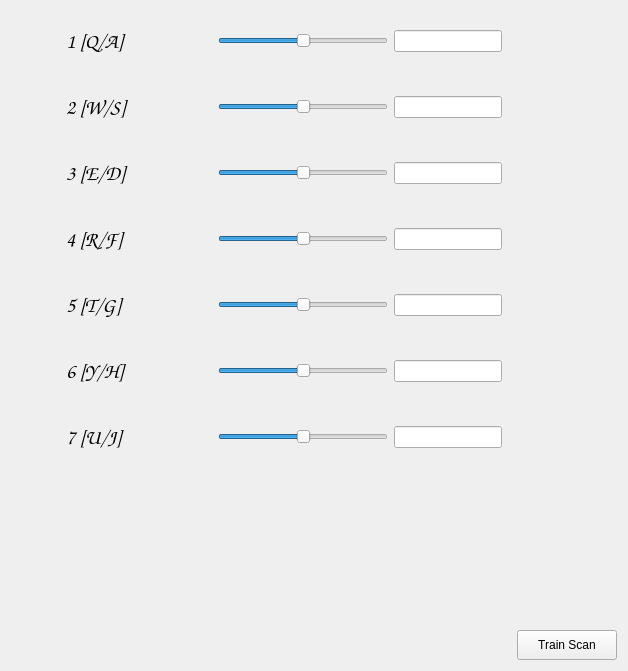
      <widget class="QWidget" name="tabTrains">
       <attribute name="title">
        <string>Trains</string>
       </attribute>
       <layout class="QFormLayout" name="formLayout_2">
        <item row="0" column="0">
         <widget class="QWidget" name="trWidget" native="true">
          <property name="minimumSize">
           <size>
            <width>500</width>
            <height>60</height>
           </size>
          </property>
          <property name="maximumSize">
           <size>
            <width>500</width>
            <height>60</height>
           </size>
          </property>
          <layout class="QHBoxLayout" name="horizontalLayout_10">
           <item>
            <widget class="QLabel" name="trImageLabel_1">
             <property name="minimumSize">
              <size>
               <width>40</width>
               <height>40</height>
              </size>
             </property>
             <property name="maximumSize">
              <size>
               <width>40</width>
               <height>40</height>
              </size>
             </property>
             <property name="text">
              <string/>
             </property>
             <property name="pixmap">
              <pixmap resource="res.qrc">:/imags/trains/tr1.png</pixmap>
             </property>
             <property name="scaledContents">
              <bool>true</bool>
             </property>
            </widget>
           </item>
           <item>
            <widget class="QLabel" name="trNrLabel">
             <property name="font">
              <font>
               <family>Comic Sans MS</family>
               <pointsize>16</pointsize>
              </font>
             </property>
             <property name="text">
              <string>1 [Q/A]</string>
             </property>
            </widget>
           </item>
           <item>
            <spacer name="horizontalSpacer_7">
             <property name="orientation">
              <enum>Qt::Horizontal</enum>
             </property>
             <property name="sizeHint" stdset="0">
              <size>
               <width>40</width>
               <height>20</height>
              </size>
             </property>
            </spacer>
           </item>
           <item>
            <widget class="QSlider" name="trVelocitySlider_1">
             <property name="minimumSize">
              <size>
               <width>170</width>
               <height>30</height>
              </size>
             </property>
             <property name="maximumSize">
              <size>
               <width>170</width>
               <height>30</height>
              </size>
             </property>
             <property name="minimum">
              <number>-15</number>
             </property>
             <property name="maximum">
              <number>15</number>
             </property>
             <property name="orientation">
              <enum>Qt::Horizontal</enum>
             </property>
            </widget>
           </item>
           <item>
            <widget class="QLineEdit" name="trDesLineEdit_1"/>
           </item>
          </layout>
         </widget>
        </item>
        <item row="1" column="0">
         <widget class="QWidget" name="trWidget_2" native="true">
          <property name="minimumSize">
           <size>
            <width>500</width>
            <height>60</height>
           </size>
          </property>
          <property name="maximumSize">
           <size>
            <width>500</width>
            <height>60</height>
           </size>
          </property>
          <layout class="QHBoxLayout" name="horizontalLayout_11">
           <item>
            <widget class="QLabel" name="trImageLabel_2">
             <property name="minimumSize">
              <size>
               <width>40</width>
               <height>40</height>
              </size>
             </property>
             <property name="maximumSize">
              <size>
               <width>40</width>
               <height>40</height>
              </size>
             </property>
             <property name="text">
              <string/>
             </property>
             <property name="pixmap">
              <pixmap resource="res.qrc">:/imags/trains/tr2.png</pixmap>
             </property>
             <property name="scaledContents">
              <bool>true</bool>
             </property>
            </widget>
           </item>
           <item>
            <widget class="QLabel" name="trNrLabel_2">
             <property name="font">
              <font>
               <family>Comic Sans MS</family>
               <pointsize>16</pointsize>
              </font>
             </property>
             <property name="text">
              <string>2 [W/S]</string>
             </property>
            </widget>
           </item>
           <item>
            <spacer name="horizontalSpacer_8">
             <property name="orientation">
              <enum>Qt::Horizontal</enum>
             </property>
             <property name="sizeHint" stdset="0">
              <size>
               <width>40</width>
               <height>20</height>
              </size>
             </property>
            </spacer>
           </item>
           <item>
            <widget class="QSlider" name="trVelocitySlider_2">
             <property name="minimumSize">
              <size>
               <width>170</width>
               <height>30</height>
              </size>
             </property>
             <property name="maximumSize">
              <size>
               <width>170</width>
               <height>30</height>
              </size>
             </property>
             <property name="minimum">
              <number>-15</number>
             </property>
             <property name="maximum">
              <number>15</number>
             </property>
             <property name="orientation">
              <enum>Qt::Horizontal</enum>
             </property>
            </widget>
           </item>
           <item>
            <widget class="QLineEdit" name="trDesLineEdit_2"/>
           </item>
          </layout>
         </widget>
        </item>
        <item row="2" column="0">
         <widget class="QWidget" name="trWidget_3" native="true">
          <property name="minimumSize">
           <size>
            <width>500</width>
            <height>60</height>
           </size>
          </property>
          <property name="maximumSize">
           <size>
            <width>500</width>
            <height>60</height>
           </size>
          </property>
          <layout class="QHBoxLayout" name="horizontalLayout_12">
           <item>
            <widget class="QLabel" name="trImageLabel_3">
             <property name="minimumSize">
              <size>
               <width>40</width>
               <height>40</height>
              </size>
             </property>
             <property name="maximumSize">
              <size>
               <width>40</width>
               <height>40</height>
              </size>
             </property>
             <property name="text">
              <string/>
             </property>
             <property name="pixmap">
              <pixmap resource="res.qrc">:/imags/trains/tr3.png</pixmap>
             </property>
             <property name="scaledContents">
              <bool>true</bool>
             </property>
            </widget>
           </item>
           <item>
            <widget class="QLabel" name="trNrLabel_3">
             <property name="font">
              <font>
               <family>Comic Sans MS</family>
               <pointsize>16</pointsize>
              </font>
             </property>
             <property name="text">
              <string>3 [E/D]</string>
             </property>
            </widget>
           </item>
           <item>
            <spacer name="horizontalSpacer_9">
             <property name="orientation">
              <enum>Qt::Horizontal</enum>
             </property>
             <property name="sizeHint" stdset="0">
              <size>
               <width>40</width>
               <height>20</height>
              </size>
             </property>
            </spacer>
           </item>
           <item>
            <widget class="QSlider" name="trVelocitySlider_3">
             <property name="minimumSize">
              <size>
               <width>170</width>
               <height>30</height>
              </size>
             </property>
             <property name="maximumSize">
              <size>
               <width>170</width>
               <height>30</height>
              </size>
             </property>
             <property name="minimum">
              <number>-15</number>
             </property>
             <property name="maximum">
              <number>15</number>
             </property>
             <property name="orientation">
              <enum>Qt::Horizontal</enum>
             </property>
            </widget>
           </item>
           <item>
            <widget class="QLineEdit" name="trDesLineEdit_3"/>
           </item>
          </layout>
         </widget>
        </item>
        <item row="3" column="0">
         <widget class="QWidget" name="trWidget_4" native="true">
          <property name="minimumSize">
           <size>
            <width>500</width>
            <height>60</height>
           </size>
          </property>
          <property name="maximumSize">
           <size>
            <width>500</width>
            <height>60</height>
           </size>
          </property>
          <layout class="QHBoxLayout" name="horizontalLayout_13">
           <item>
            <widget class="QLabel" name="trImageLabel_4">
             <property name="minimumSize">
              <size>
               <width>40</width>
               <height>40</height>
              </size>
             </property>
             <property name="maximumSize">
              <size>
               <width>40</width>
               <height>40</height>
              </size>
             </property>
             <property name="text">
              <string/>
             </property>
             <property name="pixmap">
              <pixmap resource="res.qrc">:/imags/trains/tr4.png</pixmap>
             </property>
             <property name="scaledContents">
              <bool>true</bool>
             </property>
            </widget>
           </item>
           <item>
            <widget class="QLabel" name="trNrLabel_4">
             <property name="font">
              <font>
               <family>Comic Sans MS</family>
               <pointsize>16</pointsize>
              </font>
             </property>
             <property name="text">
              <string>4 [R/F]</string>
             </property>
            </widget>
           </item>
           <item>
            <spacer name="horizontalSpacer_10">
             <property name="orientation">
              <enum>Qt::Horizontal</enum>
             </property>
             <property name="sizeHint" stdset="0">
              <size>
               <width>40</width>
               <height>20</height>
              </size>
             </property>
            </spacer>
           </item>
           <item>
            <widget class="QSlider" name="trVelocitySlider_4">
             <property name="minimumSize">
              <size>
               <width>170</width>
               <height>30</height>
              </size>
             </property>
             <property name="maximumSize">
              <size>
               <width>170</width>
               <height>30</height>
              </size>
             </property>
             <property name="minimum">
              <number>-15</number>
             </property>
             <property name="maximum">
              <number>15</number>
             </property>
             <property name="orientation">
              <enum>Qt::Horizontal</enum>
             </property>
            </widget>
           </item>
           <item>
            <widget class="QLineEdit" name="trDesLineEdit_4"/>
           </item>
          </layout>
         </widget>
        </item>
        <item row="4" column="0">
         <widget class="QWidget" name="trWidget_5" native="true">
          <property name="minimumSize">
           <size>
            <width>500</width>
            <height>60</height>
           </size>
          </property>
          <property name="maximumSize">
           <size>
            <width>500</width>
            <height>60</height>
           </size>
          </property>
          <layout class="QHBoxLayout" name="horizontalLayout_14">
           <item>
            <widget class="QLabel" name="trImageLabel_5">
             <property name="minimumSize">
              <size>
               <width>40</width>
               <height>40</height>
              </size>
             </property>
             <property name="maximumSize">
              <size>
               <width>40</width>
               <height>40</height>
              </size>
             </property>
             <property name="text">
              <string/>
             </property>
             <property name="pixmap">
              <pixmap resource="res.qrc">:/imags/trains/tr5.png</pixmap>
             </property>
             <property name="scaledContents">
              <bool>true</bool>
             </property>
            </widget>
           </item>
           <item>
            <widget class="QLabel" name="trNrLabel_5">
             <property name="font">
              <font>
               <family>Comic Sans MS</family>
               <pointsize>16</pointsize>
              </font>
             </property>
             <property name="text">
              <string>5 [T/G]</string>
             </property>
            </widget>
           </item>
           <item>
            <spacer name="horizontalSpacer_11">
             <property name="orientation">
              <enum>Qt::Horizontal</enum>
             </property>
             <property name="sizeHint" stdset="0">
              <size>
               <width>40</width>
               <height>20</height>
              </size>
             </property>
            </spacer>
           </item>
           <item>
            <widget class="QSlider" name="trVelocitySlider_5">
             <property name="minimumSize">
              <size>
               <width>170</width>
               <height>30</height>
              </size>
             </property>
             <property name="maximumSize">
              <size>
               <width>170</width>
               <height>30</height>
              </size>
             </property>
             <property name="minimum">
              <number>-15</number>
             </property>
             <property name="maximum">
              <number>15</number>
             </property>
             <property name="orientation">
              <enum>Qt::Horizontal</enum>
             </property>
            </widget>
           </item>
           <item>
            <widget class="QLineEdit" name="trDesLineEdit_5"/>
           </item>
          </layout>
         </widget>
        </item>
        <item row="5" column="0">
         <widget class="QWidget" name="trWidget_6" native="true">
          <property name="minimumSize">
           <size>
            <width>500</width>
            <height>60</height>
           </size>
          </property>
          <property name="maximumSize">
           <size>
            <width>500</width>
            <height>60</height>
           </size>
          </property>
          <layout class="QHBoxLayout" name="horizontalLayout_15">
           <item>
            <widget class="QLabel" name="trImageLabel_6">
             <property name="minimumSize">
              <size>
               <width>40</width>
               <height>40</height>
              </size>
             </property>
             <property name="maximumSize">
              <size>
               <width>40</width>
               <height>40</height>
              </size>
             </property>
             <property name="text">
              <string/>
             </property>
             <property name="pixmap">
              <pixmap resource="res.qrc">:/imags/trains/tr6.png</pixmap>
             </property>
             <property name="scaledContents">
              <bool>true</bool>
             </property>
            </widget>
           </item>
           <item>
            <widget class="QLabel" name="trNrLabel_6">
             <property name="font">
              <font>
               <family>Comic Sans MS</family>
               <pointsize>16</pointsize>
              </font>
             </property>
             <property name="text">
              <string>6 [Y/H]</string>
             </property>
            </widget>
           </item>
           <item>
            <spacer name="horizontalSpacer_12">
             <property name="orientation">
              <enum>Qt::Horizontal</enum>
             </property>
             <property name="sizeHint" stdset="0">
              <size>
               <width>40</width>
               <height>20</height>
              </size>
             </property>
            </spacer>
           </item>
           <item>
            <widget class="QSlider" name="trVelocitySlider_6">
             <property name="minimumSize">
              <size>
               <width>170</width>
               <height>30</height>
              </size>
             </property>
             <property name="maximumSize">
              <size>
               <width>170</width>
               <height>30</height>
              </size>
             </property>
             <property name="minimum">
              <number>-15</number>
             </property>
             <property name="maximum">
              <number>15</number>
             </property>
             <property name="orientation">
              <enum>Qt::Horizontal</enum>
             </property>
            </widget>
           </item>
           <item>
            <widget class="QLineEdit" name="trDesLineEdit_6"/>
           </item>
          </layout>
         </widget>
        </item>
        <item row="6" column="0" colspan="2">
         <widget class="QWidget" name="tr_widget_7" native="true">
          <property name="minimumSize">
           <size>
            <width>500</width>
            <height>60</height>
           </size>
          </property>
          <property name="maximumSize">
           <size>
            <width>500</width>
            <height>60</height>
           </size>
          </property>
          <layout class="QHBoxLayout" name="horizontalLayout_18">
           <item>
            <widget class="QLabel" name="trImageLabel_7">
             <property name="minimumSize">
              <size>
               <width>40</width>
               <height>40</height>
              </size>
             </property>
             <property name="maximumSize">
              <size>
               <width>40</width>
               <height>40</height>
              </size>
             </property>
             <property name="text">
              <string/>
             </property>
             <property name="pixmap">
              <pixmap resource="res.qrc">:/imags/trains/tr6.png</pixmap>
             </property>
             <property name="scaledContents">
              <bool>true</bool>
             </property>
            </widget>
           </item>
           <item>
            <widget class="QLabel" name="trNrLabel_7">
             <property name="font">
              <font>
               <family>Comic Sans MS</family>
               <pointsize>16</pointsize>
              </font>
             </property>
             <property name="text">
              <string>7 [U/J]</string>
             </property>
            </widget>
           </item>
           <item>
            <spacer name="horizontalSpacer_13">
             <property name="orientation">
              <enum>Qt::Horizontal</enum>
             </property>
             <property name="sizeHint" stdset="0">
              <size>
               <width>38</width>
               <height>20</height>
              </size>
             </property>
            </spacer>
           </item>
           <item>
            <widget class="QSlider" name="trVelocitySlider_7">
             <property name="minimumSize">
              <size>
               <width>170</width>
               <height>30</height>
              </size>
             </property>
             <property name="maximumSize">
              <size>
               <width>170</width>
               <height>30</height>
              </size>
             </property>
             <property name="minimum">
              <number>-15</number>
             </property>
             <property name="maximum">
              <number>15</number>
             </property>
             <property name="orientation">
              <enum>Qt::Horizontal</enum>
             </property>
            </widget>
           </item>
           <item>
            <widget class="QLineEdit" name="trDesLineEdit_7"/>
           </item>
          </layout>
         </widget>
        </item>
        <item row="7" column="1">
         <widget class="QWidget" name="widget_7" native="true">
          <layout class="QHBoxLayout" name="horizontalLayout_17"/>
         </widget>
        </item>
        <item row="9" column="0">
         <spacer name="verticalSpacer_7">
          <property name="orientation">
           <enum>Qt::Vertical</enum>
          </property>
          <property name="sizeHint" stdset="0">
           <size>
            <width>20</width>
            <height>127</height>
           </size>
          </property>
         </spacer>
        </item>
        <item row="10" column="1">
         <widget class="QPushButton" name="trainScanButton">
          <property name="minimumSize">
           <size>
            <width>100</width>
            <height>30</height>
           </size>
          </property>
          <property name="maximumSize">
           <size>
            <width>100</width>
            <height>30</height>
           </size>
          </property>
          <property name="layoutDirection">
           <enum>Qt::RightToLeft</enum>
          </property>
          <property name="text">
           <string>Train Scan</string>
          </property>
         </widget>
        </item>
       </layout>
      </widget>
